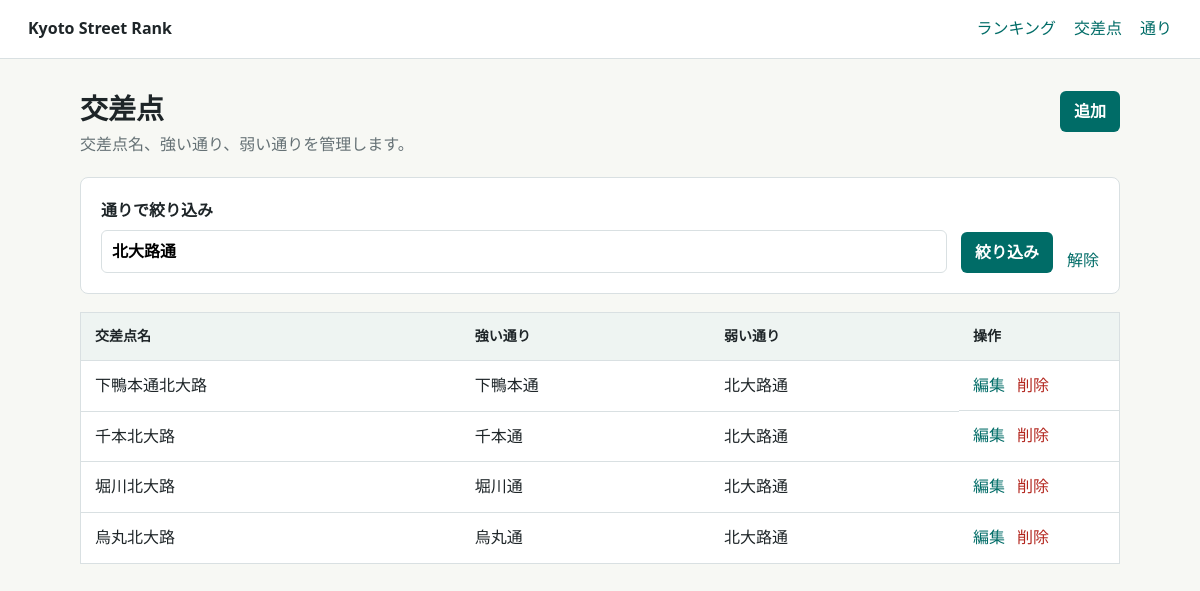
The page /intersections?street=北大路通 on the database as committed earlier.
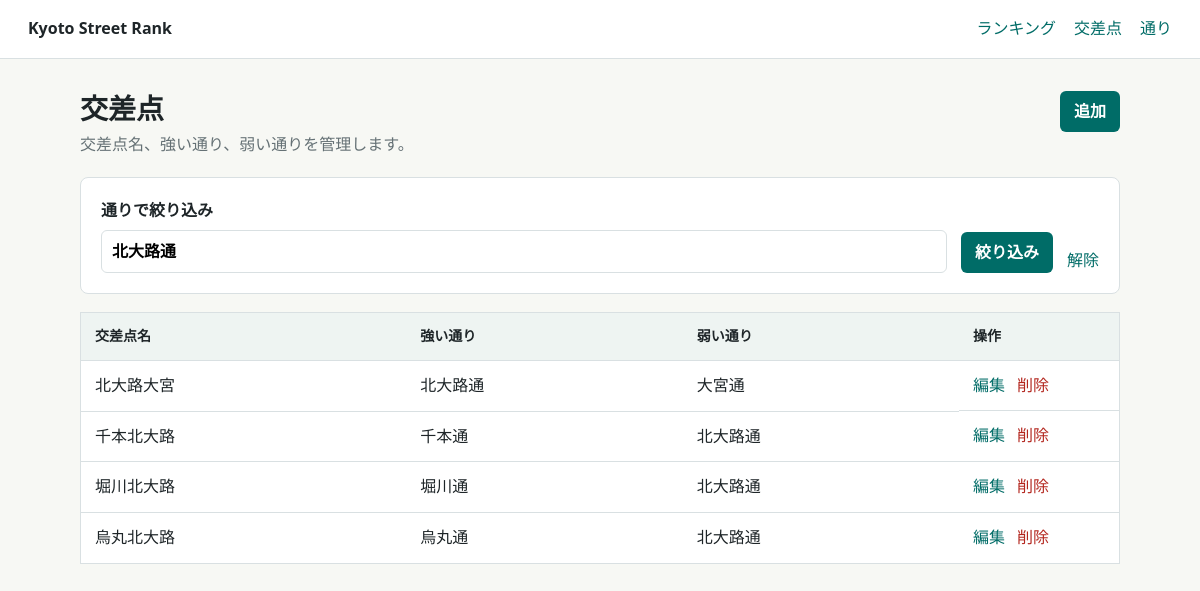
The same page on the database as committed later.
### src/models.py (models this page shows)
class Intersection(db.Model):
    __tablename__ = "intersections"
    __table_args__ = (
        UniqueConstraint("name", name="uq_intersections_name"),
        UniqueConstraint("pair_key", name="uq_intersections_pair_key"),
        CheckConstraint("winner_street_id != loser_street_id", name="ck_different_streets"),
    )
    id = db.Column(db.Integer, primary_key=True)
    name = db.Column(db.String(120), nullable=False)
    pair_key = db.Column(db.String(80), nullable=False)
    winner_street_id = db.Column(db.Integer, db.ForeignKey("streets.id"), nullable=False)
    loser_street_id = db.Column(db.Integer, db.ForeignKey("streets.id"), nullable=False)
    winner = db.relationship("Street", foreign_keys=[winner_street_id])
    loser = db.relationship("Street", foreign_keys=[loser_street_id])

class Street(db.Model):
    __tablename__ = "streets"
    id = db.Column(db.Integer, primary_key=True)
    name = db.Column(db.String(120), nullable=False, unique=True)

### src/routes.py (the view)
    @app.route("/intersections")
    def intersections_index():
        selected_street = request.args.get("street", "").strip()
        intersections_query = Intersection.query
        if selected_street:
            winner = aliased(Street)
            loser = aliased(Street)
            intersections_query = (
                intersections_query.join(winner, Intersection.winner)
                .join(loser, Intersection.loser)
                .filter((winner.name == selected_street) | (loser.name == selected_street))
            )
        intersections = intersections_query.order_by(Intersection.name).all()
        return render_template(
            "intersections/index.html",
            intersections=intersections,
            street_names=list_street_names(),
            selected_street=selected_street,
        )

### src/services.py (called while the page is built)
def list_street_names():
    streets = Street.query.order_by(Street.name).all()
    return [street.name for street in streets]

### templates/intersections/index.html (shortened to what this page needs)
{% extends "base.html" %}
{% block content %}
  <div class="page-head">
    <div>
      <h1>交差点</h1>
      <p>交差点名、強い通り、弱い通りを管理します。</p>
    </div>
    <a class="button" href="{{ url_for('intersections_new', street=selected_street) if selected_street else url_for('intersections_new') }}">追加</a>
  </div>
  <form class="filter-bar" method="get">
    <label>
      通りで絞り込み
      <input name="street" list="street-options" value="{{ selected_street }}" placeholder="通り名を選択または入力">
    </label>
    <button class="button" type="submit">絞り込み</button>
    {% if selected_street %}
      <a href="{{ url_for('intersections_index') }}">解除</a>
    {% endif %}
  </form>
  {% if intersections %}
    <table>
      <thead>
        <tr>
          <th>交差点名</th>
          <th>強い通り</th>
          <th>弱い通り</th>
          <th class="actions">操作</th>
        </tr>
      </thead>
      <tbody>
        {% for intersection in intersections %}
          <tr>
            <td>{{ intersection.name }}</td>
            <td>{{ intersection.winner.name }}</td>
            <td>{{ intersection.loser.name }}</td>
            <td class="actions">
              <a href="{{ url_for('intersections_edit', intersection_id=intersection.id, street=selected_street) if selected_street else url_for('intersections_edit', intersection_id=intersection.id) }}">編集</a>
              <form method="post" action="{{ url_for('intersections_delete', intersection_id=intersection.id) }}">
                <button class="link-button" type="submit">削除</button>
              </form>
            </td>
          </tr>
        {% endfor %}
      </tbody>
    </table>
  {% else %}
    <section class="empty">
      <h2>{% if selected_street %}該当する交差点がありません{% else %}交差点がありません{% endif %}</h2>
      <p>{% if selected_street %}別の通りで絞り込むか、フィルタを解除してください。{% else %}交差点を追加すると通りも自動で登録されます。{% endif %}</p>
    </section>
  {% endif %}
{% endblock %}

Rows that differ between the two databases and show on the page:
removed Intersection: name "下鴨本通北大路", winner.name "下鴨本通", loser.name "北大路通"
added Intersection: name "北大路大宮", winner.name "北大路通", loser.name "大宮通"
